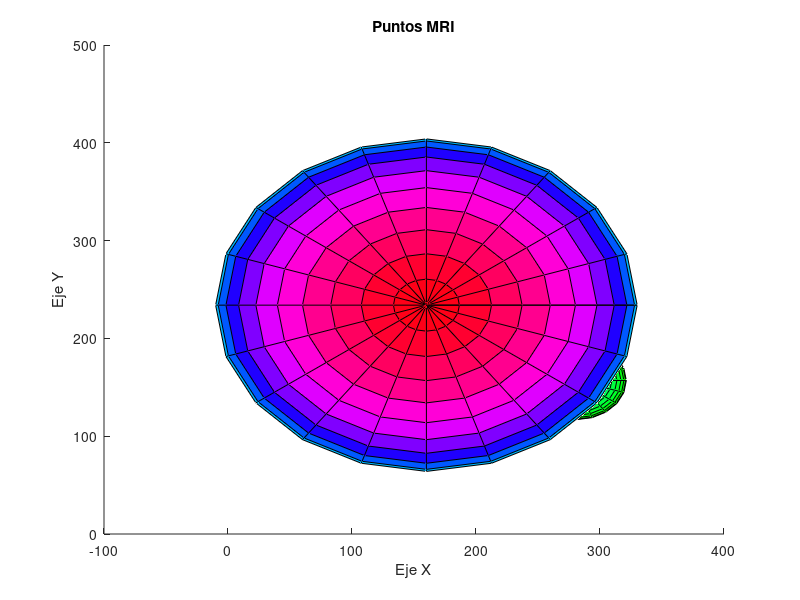

The MATLAB script that drew this image:

%Graficar los puntos de referencia
center=[159.84620893  234.49256093  212.04649757]
mri_der=[281.23,  156.98,  121.07]
mri_izq=[39.165,  161.11 ,  116.81]
mri_nasion=[159.61 ,  195.91 ,   46.124]

figure(1);
title('Puntos MRI');
xlabel('Eje X')
ylabel('Eje Y')
zlabel('Eje Z')
hold on
%sien der
scatter3(mri_der(1),mri_der(2),mri_der(3),'+')
%sien izq
scatter3(mri_izq(1),mri_izq(2),mri_izq(3),'d')
%nasion
scatter3(mri_nasion(1),mri_nasion(2),mri_nasion(3),'*')
%sphere center
scatter3(center(1),center(2),center(3),'o')


[x,y,z] = sphere
r1=170
surf(r1*x+160,r1*y+234,r1*z+212)
colormap hsv
r2=20
r3=40
surf(r3*x+mri_der(1),r3*y+mri_der(2),r3*z+mri_der(3))
surf(r2*x+mri_izq(1),r2*y+mri_izq(2),r2*z+mri_izq(3))
surf(r2*x+mri_nasion(1),r2*y+mri_nasion(2),r2*z+mri_nasion(3))